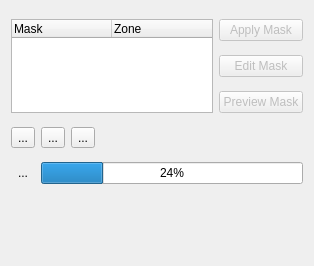
<?xml version="1.0" encoding="UTF-8"?>
<ui version="4.0">
 <author>
  SPDX-FileCopyrightText: none
  SPDX-License-Identifier: GPL-3.0-only OR LicenseRef-KDE-Accepted-GPL
 </author>
 <class>MaskManage_UI</class>
 <widget class="QWidget" name="MaskManage_UI">
  <property name="geometry">
   <rect>
    <x>0</x>
    <y>0</y>
    <width>314</width>
    <height>266</height>
   </rect>
  </property>
  <property name="windowTitle">
   <string>Form</string>
  </property>
  <layout class="QGridLayout" name="gridLayout_4">
   <item row="0" column="0">
    <widget class="QStackedWidget" name="maskTools">
     <property name="currentIndex">
      <number>0</number>
     </property>
     <widget class="QWidget" name="page">
      <layout class="QGridLayout" name="gridLayout_2">
       <property name="leftMargin">
        <number>0</number>
       </property>
       <property name="topMargin">
        <number>0</number>
       </property>
       <property name="rightMargin">
        <number>0</number>
       </property>
       <property name="bottomMargin">
        <number>0</number>
       </property>
       <item row="0" column="0" rowspan="3">
        <widget class="QTreeWidget" name="maskTree">
         <column>
          <property name="text">
           <string>Mask</string>
          </property>
         </column>
         <column>
          <property name="text">
           <string>Zone</string>
          </property>
         </column>
        </widget>
       </item>
       <item row="0" column="1">
        <widget class="QPushButton" name="buttonApply">
         <property name="enabled">
          <bool>false</bool>
         </property>
         <property name="text">
          <string>Apply Mask</string>
         </property>
        </widget>
       </item>
       <item row="1" column="1">
        <widget class="QPushButton" name="buttonEdit">
         <property name="enabled">
          <bool>false</bool>
         </property>
         <property name="text">
          <string>Edit Mask</string>
         </property>
         <property name="checkable">
          <bool>true</bool>
         </property>
        </widget>
       </item>
       <item row="2" column="1">
        <widget class="QPushButton" name="buttonPreview">
         <property name="enabled">
          <bool>false</bool>
         </property>
         <property name="text">
          <string>Preview Mask</string>
         </property>
         <property name="checkable">
          <bool>true</bool>
         </property>
        </widget>
       </item>
       <item row="3" column="0" colspan="2">
        <layout class="QGridLayout" name="gridLayout">
         <item row="0" column="0">
          <widget class="QToolButton" name="buttonAdd">
           <property name="toolTip">
            <string>Create New Mask</string>
           </property>
           <property name="text">
            <string>...</string>
           </property>
           <property name="icon">
            <iconset theme="list-add"/>
           </property>
          </widget>
         </item>
         <item row="0" column="1">
          <widget class="QToolButton" name="buttonDelete">
           <property name="toolTip">
            <string>Delete Mask</string>
           </property>
           <property name="text">
            <string>...</string>
           </property>
           <property name="icon">
            <iconset theme="edit-delete"/>
           </property>
          </widget>
         </item>
         <item row="0" column="2">
          <widget class="QToolButton" name="buttonImport">
           <property name="toolTip">
            <string>Import Mask in Project</string>
           </property>
           <property name="text">
            <string>...</string>
           </property>
           <property name="icon">
            <iconset theme="document-import"/>
           </property>
          </widget>
         </item>
         <item row="0" column="3">
          <spacer name="horizontalSpacer">
           <property name="orientation">
            <enum>Qt::Orientation::Horizontal</enum>
           </property>
           <property name="sizeHint" stdset="0">
            <size>
             <width>40</width>
             <height>20</height>
            </size>
           </property>
          </spacer>
         </item>
        </layout>
       </item>
      </layout>
     </widget>
     <widget class="QWidget" name="page_2">
      <layout class="QGridLayout" name="gridLayout_3">
       <property name="leftMargin">
        <number>0</number>
       </property>
       <property name="topMargin">
        <number>0</number>
       </property>
       <property name="rightMargin">
        <number>0</number>
       </property>
       <property name="bottomMargin">
        <number>0</number>
       </property>
       <item row="2" column="0">
        <widget class="QLabel" name="label">
         <property name="text">
          <string>Border</string>
         </property>
        </widget>
       </item>
       <item row="3" column="0" colspan="3">
        <widget class="QPushButton" name="buttonGenerate">
         <property name="text">
          <string>Track Subject (Generate Mask)</string>
         </property>
        </widget>
       </item>
       <item row="4" column="0" colspan="3">
        <widget class="QPushButton" name="buttonStop">
         <property name="text">
          <string>Abort Mask</string>
         </property>
        </widget>
       </item>
       <item row="1" column="0">
        <widget class="QLabel" name="label_2">
         <property name="text">
          <string>Mask</string>
         </property>
        </widget>
       </item>
       <item row="2" column="2">
        <widget class="QSpinBox" name="borderWidth"/>
       </item>
       <item row="1" column="2">
        <widget class="QToolButton" name="resetMask">
         <property name="text">
          <string>...</string>
         </property>
         <property name="icon">
          <iconset theme="edit-reset"/>
         </property>
        </widget>
       </item>
       <item row="0" column="0" colspan="3">
        <widget class="QLabel" name="label_3">
         <property name="text">
          <string>Creating Mask</string>
         </property>
        </widget>
       </item>
       <item row="2" column="1">
        <widget class="KColorButton" name="borderColor">
         <property name="alphaChannelEnabled">
          <bool>true</bool>
         </property>
        </widget>
       </item>
       <item row="1" column="1">
        <widget class="KColorButton" name="maskColor">
         <property name="alphaChannelEnabled">
          <bool>true</bool>
         </property>
        </widget>
       </item>
       <item row="4" column="0">
        <spacer name="verticalSpacer_2">
         <property name="orientation">
          <enum>Qt::Orientation::Vertical</enum>
         </property>
         <property name="sizeHint" stdset="0">
          <size>
           <width>20</width>
           <height>40</height>
          </size>
         </property>
        </spacer>
       </item>
      </layout>
     </widget>
    </widget>
   </item>
   <item row="1" column="0">
    <layout class="QHBoxLayout" name="horizontalLayout_2">
     <item>
      <widget class="QToolButton" name="buttonAbort">
       <property name="text">
        <string>...</string>
       </property>
       <property name="icon">
        <iconset theme="QIcon::ThemeIcon::ProcessStop"/>
       </property>
       <property name="autoRaise">
        <bool>true</bool>
       </property>
      </widget>
     </item>
     <item>
      <widget class="QProgressBar" name="samProgress">
       <property name="value">
        <number>24</number>
       </property>
      </widget>
     </item>
    </layout>
   </item>
   <item row="2" column="0">
    <widget class="KMessageWidget" name="samStatus">
     <property name="closeButtonVisible">
      <bool>false</bool>
     </property>
    </widget>
   </item>
   <item row="3" column="0">
    <spacer name="verticalSpacer">
     <property name="orientation">
      <enum>Qt::Orientation::Vertical</enum>
     </property>
     <property name="sizeHint" stdset="0">
      <size>
       <width>20</width>
       <height>40</height>
      </size>
     </property>
    </spacer>
   </item>
  </layout>
 </widget>
 <customwidgets>
  <customwidget>
   <class>KColorButton</class>
   <extends>QPushButton</extends>
   <header>kcolorbutton.h</header>
  </customwidget>
  <customwidget>
   <class>KMessageWidget</class>
   <extends>QFrame</extends>
   <header>kmessagewidget.h</header>
   <container>1</container>
  </customwidget>
 </customwidgets>
 <resources/>
 <connections/>
</ui>
